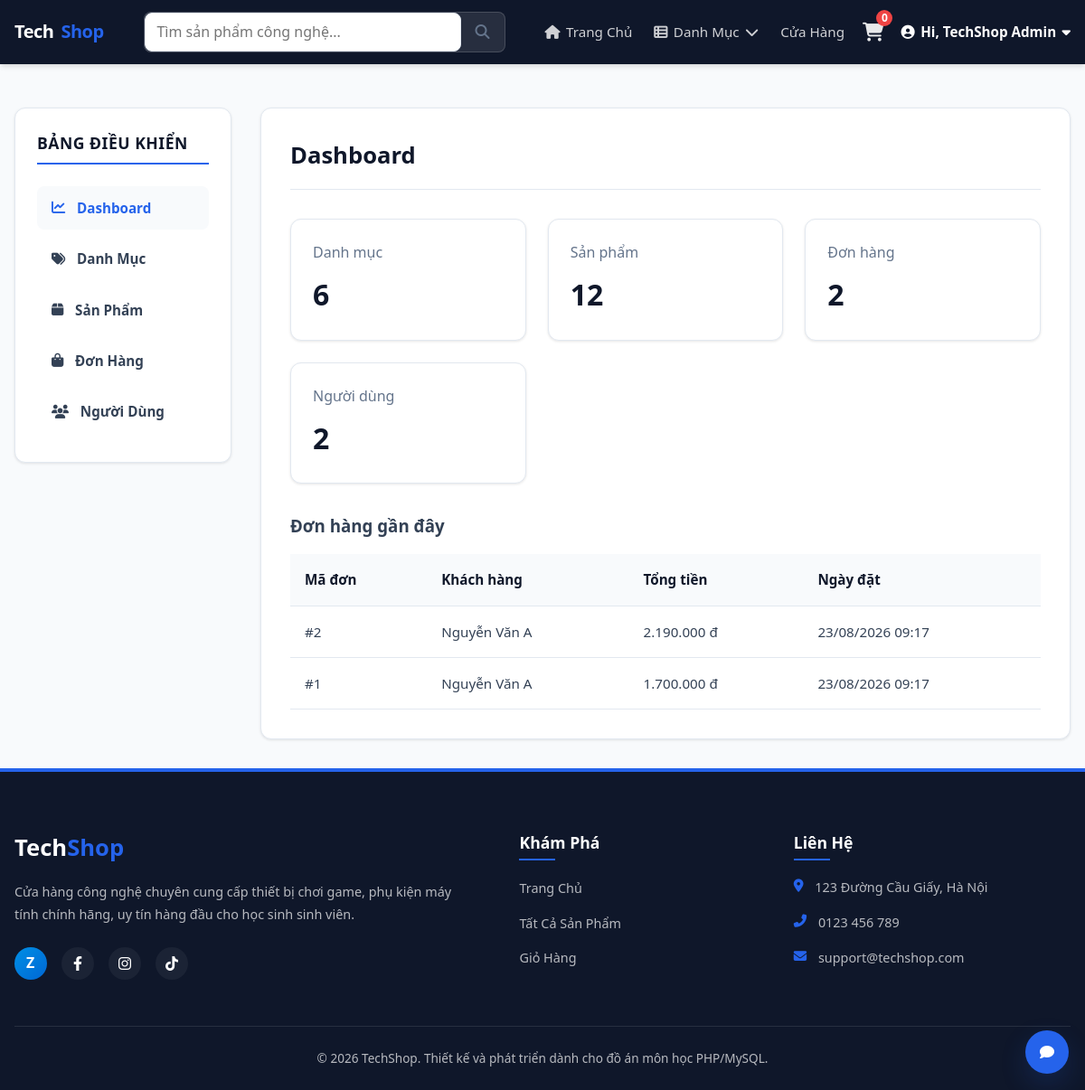
Screenshot of /php-source/admin/bang_dieu_khien.php (signed in) with the database file from the repository.
### tables this page shows
CREATE TABLE IF NOT EXISTS `orders` (
    `id` INT AUTO_INCREMENT PRIMARY KEY,
    `user_id` INT NOT NULL,
    `total_amount` DECIMAL(10,2) NOT NULL,
    `status` ENUM('pending', 'processing', 'shipping', 'completed', 'cancelled') NOT NULL DEFAULT 'pending',
    `created_at` TIMESTAMP DEFAULT CURRENT_TIMESTAMP,
    FOREIGN KEY (`user_id`) REFERENCES `users` (`id`) ON DELETE CASCADE
);

CREATE TABLE IF NOT EXISTS `users` (
    `id` INT AUTO_INCREMENT PRIMARY KEY,
    `fullname` VARCHAR(100) NOT NULL,
    `email` VARCHAR(150) NOT NULL UNIQUE,
    `password` VARCHAR(255) NOT NULL,  
    `role` ENUM('admin', 'user') NOT NULL DEFAULT 'user',
    `created_at` TIMESTAMP DEFAULT CURRENT_TIMESTAMP
);

### php-source/includes/chuc_nang.php (called while the page is built, shortened)
<?php
function sanitize($data) {
    return htmlspecialchars(trim((string) $data), ENT_QUOTES, 'UTF-8');
}
function format_price($price) {
    return number_format((float) $price, 0, ',', '.') . ' đ';
}

### php-source/admin/bang_dieu_khien.php (the view, shortened to what this page needs)
<?php
$stats = [
    'categories' => 0,
    'products' => 0,
    'orders' => 0,
    'users' => 0,
];
try {
    $stats['categories'] = (int) $pdo->query("SELECT COUNT(*) FROM categories")->fetchColumn();
    $stats['products'] = (int) $pdo->query("SELECT COUNT(*) FROM products")->fetchColumn();
    $stats['orders'] = (int) $pdo->query("SELECT COUNT(*) FROM orders")->fetchColumn();
    $stats['users'] = (int) $pdo->query("SELECT COUNT(*) FROM users")->fetchColumn();
    $recent_orders = $pdo->query("SELECT o.*, u.fullname AS customer_name FROM orders o INNER JOIN users u ON o.user_id = u.id ORDER BY o.id DESC LIMIT 5")->fetchAll();
} catch (PDOException $e) {
    $recent_orders = [];
}
?>
<div class="admin-layout">
    <aside class="admin-sidebar">
        <h3>Bảng Điều Khiển</h3>
        <ul>
            <li class="active"><a href="<?php echo BASE_URL; ?>admin/dashboard.php"><i class="fas fa-chart-line"></i> Dashboard</a></li>
            <li><a href="<?php echo BASE_URL; ?>admin/categories/trang_chu.php"><i class="fas fa-tags"></i> Danh Mục</a></li>
            <li><a href="<?php echo BASE_URL; ?>admin/products/trang_chu.php"><i class="fas fa-box"></i> Sản Phẩm</a></li>
            <li><a href="<?php echo BASE_URL; ?>admin/orders/trang_chu.php"><i class="fas fa-shopping-bag"></i> Đơn Hàng</a></li>
            <li><a href="<?php echo BASE_URL; ?>admin/users/trang_chu.php"><i class="fas fa-users"></i> Người Dùng</a></li>
        </ul>
    </aside>
    <main class="admin-main">
        <div class="admin-title-area">
            <h2>Dashboard</h2>
        </div>
        <div class="stats-grid" style="display: grid; grid-template-columns: repeat(auto-fit, minmax(200px, 1fr)); gap: 1.5rem; margin-bottom: 2rem;">
            <div class="stat-card" style="background: var(--white); border: 1px solid var(--border-color); border-radius: var(--radius-lg); padding: 1.5rem; box-shadow: var(--shadow-sm);">
                <div style="color: var(--text-light);">Danh mục</div>
                <div style="font-size: 2rem; font-weight: 800; color: var(--secondary-color); margin-top: 0.5rem;">
                    <?php echo $stats['categories']; ?>
                </div>
            </div>
            <div class="stat-card" style="background: var(--white); border: 1px solid var(--border-color); border-radius: var(--radius-lg); padding: 1.5rem; box-shadow: var(--shadow-sm);">
                <div style="color: var(--text-light);">Sản phẩm</div>
                <div style="font-size: 2rem; font-weight: 800; color: var(--secondary-color); margin-top: 0.5rem;">
                    <?php echo $stats['products']; ?>
                </div>
            </div>
            <div class="stat-card" style="background: var(--white); border: 1px solid var(--border-color); border-radius: var(--radius-lg); padding: 1.5rem; box-shadow: var(--shadow-sm);">
                <div style="color: var(--text-light);">Đơn hàng</div>
                <div style="font-size: 2rem; font-weight: 800; color: var(--secondary-color); margin-top: 0.5rem;">
                    <?php echo $stats['orders']; ?>
                </div>
            </div>
            <div class="stat-card" style="background: var(--white); border: 1px solid var(--border-color); border-radius: var(--radius-lg); padding: 1.5rem; box-shadow: var(--shadow-sm);">
                <div style="color: var(--text-light);">Người dùng</div>
                <div style="font-size: 2rem; font-weight: 800; color: var(--secondary-color); margin-top: 0.5rem;">
                    <?php echo $stats['users']; ?>
                </div>
            </div>
        </div>
        <div class="admin-table-wrapper">
            <h3 style="margin-bottom: 1rem;">Đơn hàng gần đây</h3>
            <table class="admin-table">
                <thead>
                    <tr>
                        <th>Mã đơn</th>
                        <th>Khách hàng</th>
                        <th>Tổng tiền</th>
                        <th>Ngày đặt</th>
                    </tr>
                </thead>
                <tbody>
                    <?php if (!empty($recent_orders)): ?>
                        <?php foreach ($recent_orders as $order): ?>
                            <tr>
                                <td>#<?php echo $order['id']; ?></td>
                                <td><?php echo sanitize($order['customer_name']); ?></td>
                                <td><?php echo format_price($order['total_amount']); ?></td>
                                <td><?php echo date('d/m/Y H:i', strtotime($order['created_at'])); ?></td>
                            </tr>
                        <?php endforeach; ?>
                    <?php else: ?>
                        <tr>
                            <td colspan="4" style="text-align: center; color: var(--text-light);">Chưa có đơn hàng nào.</td>
                        </tr>
                    <?php endif; ?>
                </tbody>
            </table>
        </div>
    </main>
</div>

### assets/css/style.css (style rules this page uses)
:root { --primary-color: #2563eb; --primary-hover: #1d4ed8; --secondary-color: #0f172a; --text-color: #334155; --text-light: #64748b; --bg-color: #f8fafc; --white: #ffffff; --border-color: #e2e8f0; --success-color: #10b981; --danger-color: #ef4444; --warning-color: #f59e0b; --font-main: 'Segoe UI', 'Helvetica Neue', Arial, sans-serif; --shadow-sm: 0 1px 3px rgba(0, 0, 0, 0.1); --shadow-md: 0 4px 6px -1px rgba(0, 0, 0, 0.1), 0 2px 4px -1px rgba(0, 0, 0, 0.06); --shadow-lg: 0 10px 15px -3px rgba(0, 0, 0, 0.1), 0 4px 6px -2px rgba(0, 0, 0, 0.05); --radius-sm: 4px; --radius-md: 8px; --radius-lg: 12px; --transition: all 0.3s cubic-bezier(0.4, 0, 0.2, 1); }
* { margin: 0; padding: 0; box-sizing: border-box; }
body { font-family: var(--font-main); background-color: var(--bg-color); color: var(--text-color); line-height: 1.6; display: flex; flex-direction: column; min-height: 100vh; }
a { color: inherit; text-decoration: none; transition: var(--transition); }
ul { list-style: none; }

### assets/css/admin.css (style rules this page uses)
.admin-layout { display: grid; grid-template-columns: 240px 1fr; gap: 2rem; margin-top: 1rem; }
.admin-sidebar { background-color: var(--white); border-radius: var(--radius-lg); border: 1px solid var(--border-color); padding: 1.5rem; box-shadow: var(--shadow-sm); height: fit-content; }
.admin-sidebar h3 { font-size: 1.1rem; color: var(--secondary-color); margin-bottom: 1.5rem; text-transform: uppercase; font-weight: 700; letter-spacing: 0.5px; border-bottom: 2px solid var(--primary-color); padding-bottom: 0.5rem; }
.admin-sidebar ul li { margin-bottom: 0.5rem; }
.admin-sidebar ul li a { display: flex; align-items: center; gap: 0.8rem; padding: 0.75rem 1rem; border-radius: var(--radius-md); font-size: 0.95rem; font-weight: 600; color: var(--text-color); }
.admin-sidebar ul li a:hover, .admin-sidebar ul li.active a { background-color: var(--bg-color); color: var(--primary-color); }
.admin-main { background-color: var(--white); border-radius: var(--radius-lg); border: 1px solid var(--border-color); padding: 2rem; box-shadow: var(--shadow-sm); }
.admin-title-area { display: flex; justify-content: space-between; align-items: center; margin-bottom: 2rem; border-bottom: 1px solid var(--border-color); padding-bottom: 1rem; }
.admin-title-area h2 { font-size: 1.6rem; color: var(--secondary-color); font-weight: 700; }
.admin-table-wrapper { overflow-x: auto; }
.admin-table { width: 100%; border-collapse: collapse; text-align: left; font-size: 0.95rem; }
.admin-table th, .admin-table td { padding: 1rem; border-bottom: 1px solid var(--border-color); }
.admin-table th { background-color: var(--bg-color); color: var(--secondary-color); font-weight: 700; }

### rows the page displays
orders: id "2", user.fullname "Nguyễn Văn A", total_amount "2.190.000 đ", created_at "23/08/2026 09:17"
orders: id "1", user.fullname "Nguyễn Văn A", total_amount "1.700.000 đ", created_at "23/08/2026 09:17"

### other values shown
get_cart_count() "0"
$_SESSION['user_fullname'] "TechShop Admin"
$stats['categories'] "6"
$stats['products'] "12"
$stats['orders'] "2"
$stats['users'] "2"
